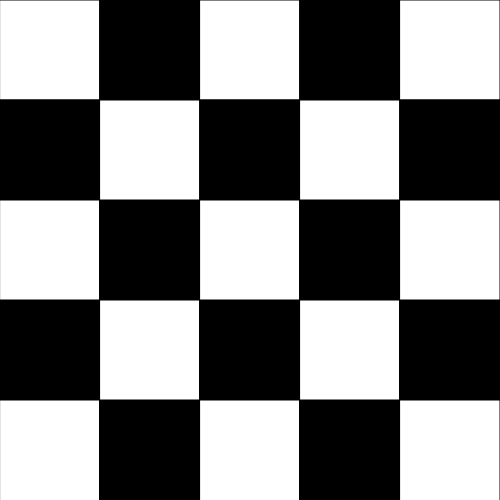
Frame 1 (no input)
Frame 60 (no input): identical to frame 1, image omitted
Frame 120 (the mouse pressed at the canvas centre since frame 60): identical to frame 1, image omitted

The p5.js sketch that drew this single still picture (run headless with seeded random() and noise() and a simulated clock; from frame 60 on, the mouse is pressed at the canvas centre):

// p5.js sketch
// ── sketch.js
function setup() {
	createCanvas(500, 500);
}

function draw() {
	background(0);
	let numColumns = 5;
	let numRows = 5;
	let columnWidth = width / numColumns;
	let rowHeight = height / numRows;
	for (let i = 0; i < numColumns; i++) {
		for (let j = 0; j < numRows; j++) {
			let boxCount = j * numColumns + i;
			if (boxCount % 2 === 0) {
				fill(255);
			} else {
				fill(0);
			}
			rect(i * columnWidth, j * rowHeight, columnWidth, (j + 1) * rowHeight);	
		}
	}
}
